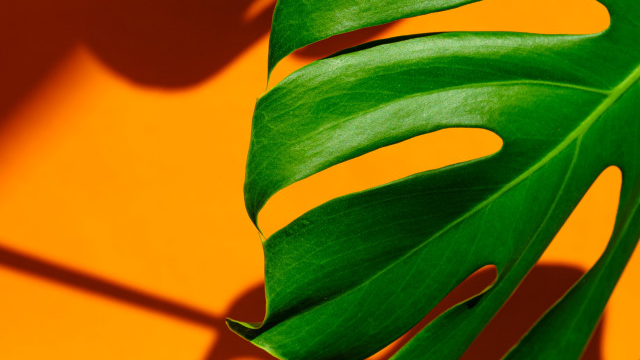
//> input picture OpenCV/OpenCV_Code/test.png, 640 x 360 px
$ ./main   (built with g++ and OpenCV 4)
//> lines starting //> are read from the running program, lines starting //| are printed output that depends on the picture
#include <iostream>
#include <opencv2/opencv.hpp>

int main()
{
	cv::Mat srcImg;
	srcImg = cv::imread("../test.png", cv::IMREAD_UNCHANGED);
//> srcImg is the input picture: 360 rows x 640 cols, CV_8UC4; mean B, G, R, A 5.1, 106.4, 126.4, 255
	if (!srcImg.data)
	{
		std::cerr << "Error: cannot load image!\n";\
        return -1;
	}
	cv::namedWindow("src image", cv::WINDOW_AUTOSIZE);
	cv::imshow("src image", srcImg);

	// 分通道显示
	std::vector<cv::Mat> bgrPlanesMat;
	cv::split(srcImg, bgrPlanesMat);
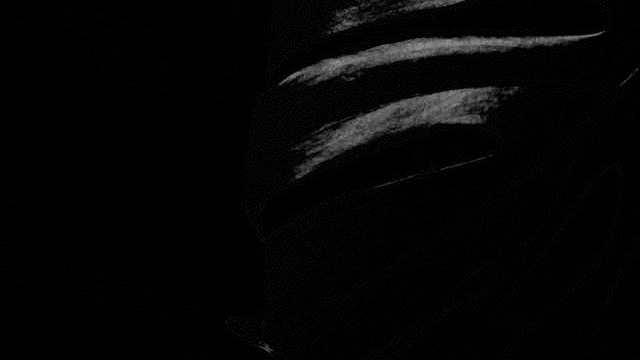
//> bgrPlanesMat[0]: 360 rows x 640 cols, CV_8UC1; min 0, max 154, mean 5.1
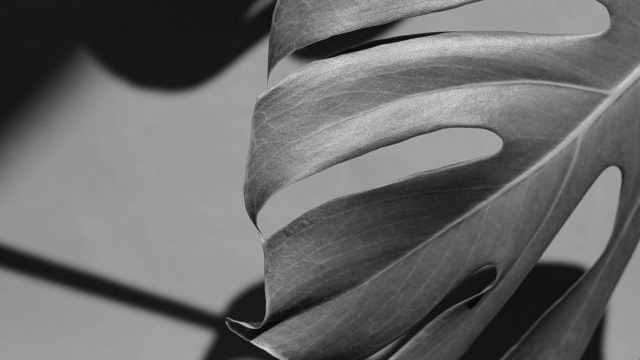
//> bgrPlanesMat[1]: 360 rows x 640 cols, CV_8UC1; min 1, max 228, mean 106.4
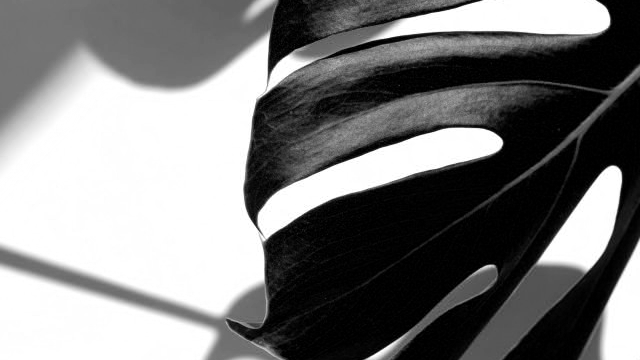
//> bgrPlanesMat[2]: 360 rows x 640 cols, CV_8UC1; min 0, max 255, mean 126.4
//> bgrPlanesMat[3]: 360 rows x 640 cols, CV_8UC1; every value is 255
	cv::imshow("b", bgrPlanesMat[0]);
	cv::imshow("g", bgrPlanesMat[1]);
	cv::imshow("r", bgrPlanesMat[2]);

	cv::Mat bHist, gHist, rHist;
	int histSize = 256;
	float range[] = {0, 256};
	const float *histRanges = {range};
	cv::calcHist(&bgrPlanesMat[0], 1, nullptr, cv::Mat(), bHist, 1, &histSize, &histRanges, true, false);
//> bHist = 256 values, max 102533 at index 0, min 0 at index 145, mean 900
	cv::calcHist(&bgrPlanesMat[1], 1, nullptr, cv::Mat(), gHist, 1, &histSize, &histRanges, true, false);
//> gHist = 256 values, max 24354 at index 156, min 0 at index 0, mean 900
	cv::calcHist(&bgrPlanesMat[2], 1, nullptr, cv::Mat(), rHist, 1, &histSize, &histRanges, true, false);
//> rHist = 256 values, max 56031 at index 255, min 82 at index 185, mean 900

	int histHeight = 400;
	int histWidth = 512;
	int binWidth = histWidth / histSize;

	cv::Mat histImage(histWidth, histHeight, CV_8UC3, cv::Scalar(127, 127, 127));
	// 归一化
	cv::normalize(bHist, bHist, 0, histHeight, cv::NORM_MINMAX, -1);
//> bHist = 256 values, max 400 at index 0, min 0 at index 145, mean 3.51
	cv::normalize(gHist, gHist, 0, histHeight, cv::NORM_MINMAX, -1);
//> gHist = 256 values, max 400 at index 156, min 0 at index 0, mean 14.78
	cv::normalize(rHist, rHist, 0, histHeight, cv::NORM_MINMAX, -1);
//> rHist = 256 values, max 400 at index 255, min 0 at index 185, mean 5.85

	// 绘制直方图
	for (int i = 1; i < histSize; ++i)
	{
		cv::line(histImage, cv::Point((i - 1) * binWidth, histHeight - cvRound(bHist.at<float>(i - 1))),
				 cv::Point(i * binWidth, histHeight - cvRound(bHist.at<float>(i))), cv::Scalar(255, 0, 0), 2,
				 cv::LINE_AA);
		cv::line(histImage, cv::Point((i - 1) * binWidth, histHeight - cvRound(gHist.at<float>(i - 1))),
				 cv::Point(i * binWidth, histHeight - cvRound(gHist.at<float>(i))), cv::Scalar(0, 255, 0), 2,
				 cv::LINE_AA);
		cv::line(histImage, cv::Point((i - 1) * binWidth, histHeight - cvRound(rHist.at<float>(i - 1))),
				 cv::Point(i * binWidth, histHeight - cvRound(rHist.at<float>(i))), cv::Scalar(0, 0, 255), 2,
				 cv::LINE_AA);
	}
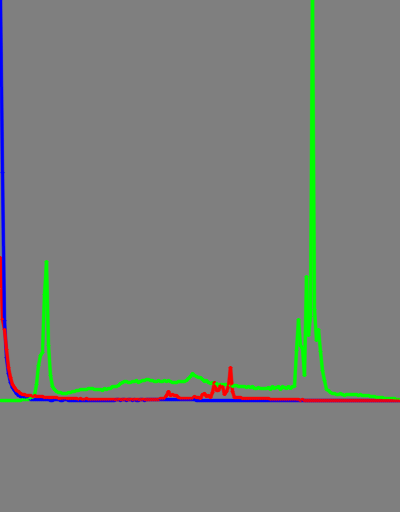
//> histImage: 512 rows x 400 cols, CV_8UC3; mean B, G, R 124, 127.8, 124

	cv::imshow("histgram", histImage);

	cv::waitKey(0);
	return 0;
}
